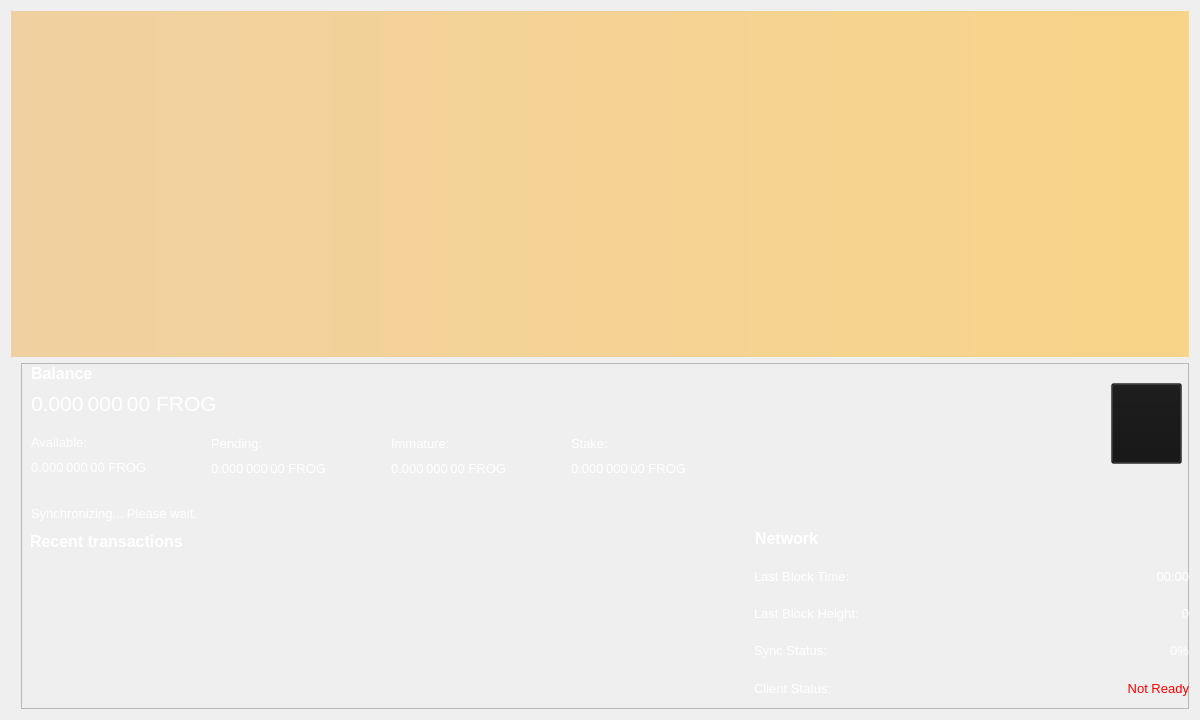
<?xml version="1.0" encoding="UTF-8"?>
<ui version="4.0">
 <class>OverviewPage</class>
 <widget class="QWidget" name="OverviewPage">
  <property name="geometry">
   <rect>
    <x>0</x>
    <y>0</y>
    <width>1200</width>
    <height>720</height>
   </rect>
  </property>
  <property name="minimumSize">
   <size>
    <width>1200</width>
    <height>700</height>
   </size>
  </property>
  <property name="font">
   <font>
    <weight>50</weight>
    <bold>false</bold>
   </font>
  </property>
  <property name="windowTitle">
   <string>Form</string>
  </property>
  <property name="styleSheet">
   <string notr="true">color: rgb(255, 255, 255);</string>
  </property>
  <layout class="QVBoxLayout" name="topLayout">
   <item>
    <widget class="QLabel" name="labelAlerts">
     <property name="visible">
      <bool>false</bool>
     </property>
     <property name="styleSheet">
      <string notr="true">background-color: qlineargradient(x1: 0, y1: 0, x2: 1, y2: 0, stop:0 #F0D0A0, stop:1 #F8D488); color:#000000;</string>
     </property>
     <property name="wordWrap">
      <bool>true</bool>
     </property>
     <property name="margin">
      <number>3</number>
     </property>
    </widget>
   </item>
   <item>
    <layout class="QHBoxLayout" name="horizontalLayout" stretch="1">
     <item>
      <layout class="QVBoxLayout" name="verticalLayout_2">
       <item>
        <widget class="QFrame" name="frame">
         <property name="maximumSize">
          <size>
           <width>16777215</width>
           <height>16777215</height>
          </size>
         </property>
         <property name="styleSheet">
          <string notr="true">margin-left: 10px;
</string>
         </property>
         <property name="frameShape">
          <enum>QFrame::StyledPanel</enum>
         </property>
         <property name="frameShadow">
          <enum>QFrame::Raised</enum>
         </property>
         <widget class="QLabel" name="labelTransactionsStatus">
          <property name="geometry">
           <rect>
            <x>10</x>
            <y>140</y>
            <width>300</width>
            <height>20</height>
           </rect>
          </property>
          <property name="minimumSize">
           <size>
            <width>300</width>
            <height>0</height>
           </size>
          </property>
          <property name="font">
           <font>
            <pointsize>10</pointsize>
           </font>
          </property>
          <property name="cursor">
           <cursorShape>WhatsThisCursor</cursorShape>
          </property>
          <property name="toolTip">
           <string>The displayed information may be out of date. Your wallet automatically synchronizes with the FrogCoin network after a connection is established, but this process has not completed yet.</string>
          </property>
          <property name="styleSheet">
           <string notr="true"/>
          </property>
          <property name="text">
           <string notr="true">Synchronizing... Please wait.</string>
          </property>
          <property name="alignment">
           <set>Qt::AlignLeading|Qt::AlignLeft|Qt::AlignVCenter</set>
          </property>
          <property name="indent">
           <number>0</number>
          </property>
         </widget>
         <widget class="QWidget" name="verticalLayoutWidget">
          <property name="geometry">
           <rect>
            <x>10</x>
            <y>0</y>
            <width>721</width>
            <height>88</height>
           </rect>
          </property>
          <layout class="QVBoxLayout" name="verticalLayout">
           <item>
            <layout class="QHBoxLayout" name="horizontalLayout_4">
             <item>
              <widget class="QLabel" name="label_5">
               <property name="font">
                <font>
                 <pointsize>12</pointsize>
                 <weight>75</weight>
                 <bold>true</bold>
                </font>
               </property>
               <property name="text">
                <string>Balance</string>
               </property>
               <property name="indent">
                <number>0</number>
               </property>
              </widget>
             </item>
             <item>
              <spacer name="horizontalSpacer_3">
               <property name="orientation">
                <enum>Qt::Horizontal</enum>
               </property>
               <property name="sizeHint" stdset="0">
                <size>
                 <width>40</width>
                 <height>20</height>
                </size>
               </property>
              </spacer>
             </item>
            </layout>
           </item>
           <item>
            <layout class="QHBoxLayout" name="horizontalLayout_2">
             <property name="spacing">
              <number>0</number>
             </property>
             <item>
              <widget class="QLabel" name="labelTotal">
               <property name="minimumSize">
                <size>
                 <width>400</width>
                 <height>30</height>
                </size>
               </property>
               <property name="maximumSize">
                <size>
                 <width>16777215</width>
                 <height>16777215</height>
                </size>
               </property>
               <property name="font">
                <font>
                 <pointsize>16</pointsize>
                 <weight>50</weight>
                 <bold>false</bold>
                </font>
               </property>
               <property name="cursor">
                <cursorShape>IBeamCursor</cursorShape>
               </property>
               <property name="toolTip">
                <string>Your current total balance</string>
               </property>
               <property name="styleSheet">
                <string notr="true">color: rgb(255, 255, 255);</string>
               </property>
               <property name="text">
                <string notr="true">0.000 000 00 FROG</string>
               </property>
               <property name="textFormat">
                <enum>Qt::AutoText</enum>
               </property>
               <property name="alignment">
                <set>Qt::AlignLeading|Qt::AlignLeft|Qt::AlignVCenter</set>
               </property>
               <property name="wordWrap">
                <bool>false</bool>
               </property>
               <property name="margin">
                <number>0</number>
               </property>
               <property name="indent">
                <number>0</number>
               </property>
               <property name="textInteractionFlags">
                <set>Qt::LinksAccessibleByMouse|Qt::TextSelectableByKeyboard|Qt::TextSelectableByMouse</set>
               </property>
              </widget>
             </item>
             <item>
              <spacer name="horizontalSpacer">
               <property name="orientation">
                <enum>Qt::Horizontal</enum>
               </property>
               <property name="sizeHint" stdset="0">
                <size>
                 <width>40</width>
                 <height>20</height>
                </size>
               </property>
              </spacer>
             </item>
            </layout>
           </item>
           <item>
            <spacer name="verticalSpacer">
             <property name="orientation">
              <enum>Qt::Vertical</enum>
             </property>
             <property name="sizeHint" stdset="0">
              <size>
               <width>20</width>
               <height>40</height>
              </size>
             </property>
            </spacer>
           </item>
          </layout>
         </widget>
         <widget class="QWidget" name="verticalLayoutWidget_2">
          <property name="geometry">
           <rect>
            <x>10</x>
            <y>69</y>
            <width>181</width>
            <height>71</height>
           </rect>
          </property>
          <layout class="QVBoxLayout" name="verticalLayout_3">
           <item>
            <layout class="QHBoxLayout" name="horizontalLayout_3">
             <item>
              <widget class="QLabel" name="labelBalanceText">
               <property name="font">
                <font>
                 <pointsize>10</pointsize>
                </font>
               </property>
               <property name="text">
                <string>Available:</string>
               </property>
               <property name="indent">
                <number>0</number>
               </property>
              </widget>
             </item>
             <item>
              <spacer name="horizontalSpacer_2">
               <property name="orientation">
                <enum>Qt::Horizontal</enum>
               </property>
               <property name="sizeHint" stdset="0">
                <size>
                 <width>40</width>
                 <height>20</height>
                </size>
               </property>
              </spacer>
             </item>
            </layout>
           </item>
           <item>
            <layout class="QHBoxLayout" name="horizontalLayout_5">
             <item>
              <widget class="QLabel" name="labelBalance">
               <property name="font">
                <font>
                 <pointsize>10</pointsize>
                 <weight>50</weight>
                 <bold>false</bold>
                </font>
               </property>
               <property name="cursor">
                <cursorShape>IBeamCursor</cursorShape>
               </property>
               <property name="toolTip">
                <string>Your current spendable balance</string>
               </property>
               <property name="text">
                <string notr="true">0.000 000 00 FROG</string>
               </property>
               <property name="alignment">
                <set>Qt::AlignRight|Qt::AlignTrailing|Qt::AlignVCenter</set>
               </property>
               <property name="indent">
                <number>0</number>
               </property>
               <property name="textInteractionFlags">
                <set>Qt::LinksAccessibleByMouse|Qt::TextSelectableByKeyboard|Qt::TextSelectableByMouse</set>
               </property>
              </widget>
             </item>
             <item>
              <spacer name="horizontalSpacer_4">
               <property name="orientation">
                <enum>Qt::Horizontal</enum>
               </property>
               <property name="sizeHint" stdset="0">
                <size>
                 <width>40</width>
                 <height>20</height>
                </size>
               </property>
              </spacer>
             </item>
            </layout>
           </item>
           <item>
            <spacer name="verticalSpacer_2">
             <property name="orientation">
              <enum>Qt::Vertical</enum>
             </property>
             <property name="sizeHint" stdset="0">
              <size>
               <width>20</width>
               <height>40</height>
              </size>
             </property>
            </spacer>
           </item>
          </layout>
         </widget>
         <widget class="QWidget" name="verticalLayoutWidget_3">
          <property name="geometry">
           <rect>
            <x>190</x>
            <y>70</y>
            <width>181</width>
            <height>71</height>
           </rect>
          </property>
          <layout class="QVBoxLayout" name="verticalLayout_4">
           <item>
            <layout class="QHBoxLayout" name="horizontalLayout_6">
             <item>
              <widget class="QLabel" name="labelPendingText">
               <property name="font">
                <font>
                 <pointsize>10</pointsize>
                </font>
               </property>
               <property name="text">
                <string>Pending:</string>
               </property>
               <property name="indent">
                <number>0</number>
               </property>
              </widget>
             </item>
             <item>
              <spacer name="horizontalSpacer_6">
               <property name="orientation">
                <enum>Qt::Horizontal</enum>
               </property>
               <property name="sizeHint" stdset="0">
                <size>
                 <width>40</width>
                 <height>20</height>
                </size>
               </property>
              </spacer>
             </item>
            </layout>
           </item>
           <item>
            <layout class="QHBoxLayout" name="horizontalLayout_7">
             <item>
              <widget class="QLabel" name="labelUnconfirmed">
               <property name="font">
                <font>
                 <pointsize>10</pointsize>
                 <weight>50</weight>
                 <bold>false</bold>
                </font>
               </property>
               <property name="cursor">
                <cursorShape>IBeamCursor</cursorShape>
               </property>
               <property name="toolTip">
                <string>Total of transactions that have yet to be confirmed, and do not yet count toward the spendable balance</string>
               </property>
               <property name="text">
                <string notr="true">0.000 000 00 FROG</string>
               </property>
               <property name="alignment">
                <set>Qt::AlignRight|Qt::AlignTrailing|Qt::AlignVCenter</set>
               </property>
               <property name="indent">
                <number>0</number>
               </property>
               <property name="textInteractionFlags">
                <set>Qt::LinksAccessibleByMouse|Qt::TextSelectableByKeyboard|Qt::TextSelectableByMouse</set>
               </property>
              </widget>
             </item>
             <item>
              <spacer name="horizontalSpacer_5">
               <property name="orientation">
                <enum>Qt::Horizontal</enum>
               </property>
               <property name="sizeHint" stdset="0">
                <size>
                 <width>40</width>
                 <height>20</height>
                </size>
               </property>
              </spacer>
             </item>
            </layout>
           </item>
           <item>
            <spacer name="verticalSpacer_3">
             <property name="orientation">
              <enum>Qt::Vertical</enum>
             </property>
             <property name="sizeHint" stdset="0">
              <size>
               <width>20</width>
               <height>40</height>
              </size>
             </property>
            </spacer>
           </item>
          </layout>
         </widget>
         <widget class="QWidget" name="verticalLayoutWidget_4">
          <property name="geometry">
           <rect>
            <x>370</x>
            <y>70</y>
            <width>181</width>
            <height>71</height>
           </rect>
          </property>
          <layout class="QVBoxLayout" name="verticalLayout_5">
           <item>
            <layout class="QHBoxLayout" name="horizontalLayout_8">
             <item>
              <widget class="QLabel" name="labelImmatureText">
               <property name="font">
                <font>
                 <pointsize>10</pointsize>
                </font>
               </property>
               <property name="text">
                <string>Immature:</string>
               </property>
               <property name="indent">
                <number>0</number>
               </property>
              </widget>
             </item>
             <item>
              <spacer name="horizontalSpacer_7">
               <property name="orientation">
                <enum>Qt::Horizontal</enum>
               </property>
               <property name="sizeHint" stdset="0">
                <size>
                 <width>40</width>
                 <height>20</height>
                </size>
               </property>
              </spacer>
             </item>
            </layout>
           </item>
           <item>
            <layout class="QHBoxLayout" name="horizontalLayout_9">
             <item>
              <widget class="QLabel" name="labelImmature">
               <property name="font">
                <font>
                 <pointsize>10</pointsize>
                 <weight>50</weight>
                 <bold>false</bold>
                </font>
               </property>
               <property name="cursor">
                <cursorShape>IBeamCursor</cursorShape>
               </property>
               <property name="toolTip">
                <string>Mined balance that has not yet matured</string>
               </property>
               <property name="text">
                <string notr="true">0.000 000 00 FROG</string>
               </property>
               <property name="alignment">
                <set>Qt::AlignRight|Qt::AlignTrailing|Qt::AlignVCenter</set>
               </property>
               <property name="indent">
                <number>0</number>
               </property>
               <property name="textInteractionFlags">
                <set>Qt::LinksAccessibleByMouse|Qt::TextSelectableByKeyboard|Qt::TextSelectableByMouse</set>
               </property>
              </widget>
             </item>
             <item>
              <spacer name="horizontalSpacer_8">
               <property name="orientation">
                <enum>Qt::Horizontal</enum>
               </property>
               <property name="sizeHint" stdset="0">
                <size>
                 <width>40</width>
                 <height>20</height>
                </size>
               </property>
              </spacer>
             </item>
            </layout>
           </item>
           <item>
            <spacer name="verticalSpacer_4">
             <property name="orientation">
              <enum>Qt::Vertical</enum>
             </property>
             <property name="sizeHint" stdset="0">
              <size>
               <width>20</width>
               <height>40</height>
              </size>
             </property>
            </spacer>
           </item>
          </layout>
         </widget>
         <widget class="QWidget" name="verticalLayoutWidget_5">
          <property name="geometry">
           <rect>
            <x>550</x>
            <y>70</y>
            <width>181</width>
            <height>71</height>
           </rect>
          </property>
          <layout class="QVBoxLayout" name="verticalLayout_6">
           <item>
            <layout class="QHBoxLayout" name="horizontalLayout_11">
             <item>
              <widget class="QLabel" name="label_10">
               <property name="font">
                <font>
                 <pointsize>10</pointsize>
                </font>
               </property>
               <property name="text">
                <string>Stake:</string>
               </property>
               <property name="indent">
                <number>0</number>
               </property>
              </widget>
             </item>
             <item>
              <spacer name="horizontalSpacer_9">
               <property name="orientation">
                <enum>Qt::Horizontal</enum>
               </property>
               <property name="sizeHint" stdset="0">
                <size>
                 <width>40</width>
                 <height>20</height>
                </size>
               </property>
              </spacer>
             </item>
            </layout>
           </item>
           <item>
            <layout class="QHBoxLayout" name="horizontalLayout_10">
             <item>
              <widget class="QLabel" name="labelStake">
               <property name="font">
                <font>
                 <pointsize>10</pointsize>
                 <weight>50</weight>
                 <bold>false</bold>
                </font>
               </property>
               <property name="cursor">
                <cursorShape>IBeamCursor</cursorShape>
               </property>
               <property name="toolTip">
                <string>Total of coins that was staked, and do not yet count toward the current balance</string>
               </property>
               <property name="text">
                <string notr="true">0.000 000 00 FROG</string>
               </property>
               <property name="alignment">
                <set>Qt::AlignRight|Qt::AlignTrailing|Qt::AlignVCenter</set>
               </property>
               <property name="indent">
                <number>0</number>
               </property>
               <property name="textInteractionFlags">
                <set>Qt::LinksAccessibleByMouse|Qt::TextSelectableByKeyboard|Qt::TextSelectableByMouse</set>
               </property>
              </widget>
             </item>
             <item>
              <spacer name="horizontalSpacer_10">
               <property name="orientation">
                <enum>Qt::Horizontal</enum>
               </property>
               <property name="sizeHint" stdset="0">
                <size>
                 <width>40</width>
                 <height>20</height>
                </size>
               </property>
              </spacer>
             </item>
            </layout>
           </item>
           <item>
            <spacer name="verticalSpacer_5">
             <property name="orientation">
              <enum>Qt::Vertical</enum>
             </property>
             <property name="sizeHint" stdset="0">
              <size>
               <width>20</width>
               <height>40</height>
              </size>
             </property>
            </spacer>
           </item>
          </layout>
         </widget>
         <widget class="QPushButton" name="viewQR">
          <property name="geometry">
           <rect>
            <x>1090</x>
            <y>20</y>
            <width>81</width>
            <height>81</height>
           </rect>
          </property>
          <property name="font">
           <font>
            <pointsize>10</pointsize>
           </font>
          </property>
          <property name="styleSheet">
           <string notr="true">background-color: rgb(20, 20, 20, 0.35);</string>
          </property>
          <property name="text">
           <string/>
          </property>
          <property name="icon">
           <iconset resource="../bitcoin.qrc">
            <normaloff>:/icons/qriconov</normaloff>:/icons/qriconov</iconset>
          </property>
          <property name="iconSize">
           <size>
            <width>64</width>
            <height>75</height>
           </size>
          </property>
         </widget>
         <widget class="QWidget" name="widget_wallview" native="true">
          <property name="geometry">
           <rect>
            <x>730</x>
            <y>160</y>
            <width>451</width>
            <height>405</height>
           </rect>
          </property>
          <layout class="QVBoxLayout" name="verticalLayout_7">
           <item>
            <layout class="QVBoxLayout" name="verticalLayout_8">
             <item>
              <layout class="QHBoxLayout" name="horizontalLayout_13">
               <item>
                <widget class="QLabel" name="label_11">
                 <property name="font">
                  <font>
                   <pointsize>12</pointsize>
                   <weight>75</weight>
                   <bold>true</bold>
                  </font>
                 </property>
                 <property name="text">
                  <string>Network</string>
                 </property>
                </widget>
               </item>
               <item>
                <spacer name="horizontalSpacer_12">
                 <property name="orientation">
                  <enum>Qt::Horizontal</enum>
                 </property>
                 <property name="sizeHint" stdset="0">
                  <size>
                   <width>40</width>
                   <height>20</height>
                  </size>
                 </property>
                </spacer>
               </item>
              </layout>
             </item>
             <item>
              <layout class="QHBoxLayout" name="horizontalLayout_20">
               <item>
                <widget class="QLabel" name="label_13">
                 <property name="maximumSize">
                  <size>
                   <width>167</width>
                   <height>16777215</height>
                  </size>
                 </property>
                 <property name="font">
                  <font>
                   <pointsize>10</pointsize>
                  </font>
                 </property>
                 <property name="text">
                  <string>Last Block Time:</string>
                 </property>
                </widget>
               </item>
               <item>
                <widget class="QLabel" name="lbTime">
                 <property name="font">
                  <font>
                   <pointsize>10</pointsize>
                  </font>
                 </property>
                 <property name="text">
                  <string>00:00</string>
                 </property>
                 <property name="alignment">
                  <set>Qt::AlignRight|Qt::AlignTrailing|Qt::AlignVCenter</set>
                 </property>
                </widget>
               </item>
              </layout>
             </item>
             <item>
              <layout class="QHBoxLayout" name="horizontalLayout_21">
               <item>
                <widget class="QLabel" name="label_15">
                 <property name="maximumSize">
                  <size>
                   <width>167</width>
                   <height>16777215</height>
                  </size>
                 </property>
                 <property name="font">
                  <font>
                   <pointsize>10</pointsize>
                  </font>
                 </property>
                 <property name="text">
                  <string>Last Block Height:</string>
                 </property>
                </widget>
               </item>
               <item>
                <widget class="QLabel" name="lbHeight">
                 <property name="font">
                  <font>
                   <pointsize>10</pointsize>
                  </font>
                 </property>
                 <property name="text">
                  <string>0</string>
                 </property>
                 <property name="alignment">
                  <set>Qt::AlignRight|Qt::AlignTrailing|Qt::AlignVCenter</set>
                 </property>
                </widget>
               </item>
              </layout>
             </item>
             <item>
              <layout class="QHBoxLayout" name="horizontalLayout_22">
               <item>
                <widget class="QLabel" name="label_16">
                 <property name="maximumSize">
                  <size>
                   <width>167</width>
                   <height>16777215</height>
                  </size>
                 </property>
                 <property name="font">
                  <font>
                   <pointsize>10</pointsize>
                  </font>
                 </property>
                 <property name="text">
                  <string>Sync Status:</string>
                 </property>
                </widget>
               </item>
               <item>
                <widget class="QLabel" name="sncStatus">
                 <property name="font">
                  <font>
                   <pointsize>10</pointsize>
                  </font>
                 </property>
                 <property name="text">
                  <string>0%</string>
                 </property>
                 <property name="alignment">
                  <set>Qt::AlignRight|Qt::AlignTrailing|Qt::AlignVCenter</set>
                 </property>
                </widget>
               </item>
              </layout>
             </item>
             <item>
              <layout class="QHBoxLayout" name="horizontalLayout_24">
               <item>
                <widget class="QLabel" name="label_18">
                 <property name="maximumSize">
                  <size>
                   <width>167</width>
                   <height>16777215</height>
                  </size>
                 </property>
                 <property name="font">
                  <font>
                   <pointsize>10</pointsize>
                  </font>
                 </property>
                 <property name="text">
                  <string>Client Status:</string>
                 </property>
                </widget>
               </item>
               <item>
                <widget class="QLabel" name="clStat">
                 <property name="font">
                  <font>
                   <pointsize>10</pointsize>
                  </font>
                 </property>
                 <property name="styleSheet">
                  <string notr="true">QLabel { color: red; }</string>
                 </property>
                 <property name="text">
                  <string>Not Ready</string>
                 </property>
                 <property name="alignment">
                  <set>Qt::AlignRight|Qt::AlignTrailing|Qt::AlignVCenter</set>
                 </property>
                </widget>
               </item>
              </layout>
             </item>
             <item>
              <layout class="QHBoxLayout" name="horizontalLayout_25">
               <item>
                <widget class="QLabel" name="label_19">
                 <property name="maximumSize">
                  <size>
                   <width>167</width>
                   <height>16777215</height>
                  </size>
                 </property>
                 <property name="font">
                  <font>
                   <pointsize>10</pointsize>
                  </font>
                 </property>
                 <property name="text">
                  <string>Coins are:</string>
                 </property>
                </widget>
               </item>
               <item>
                <widget class="QLabel" name="stkstat">
                 <property name="font">
                  <font>
                   <pointsize>10</pointsize>
                  </font>
                 </property>
                 <property name="text">
                  <string>Not Staking</string>
                 </property>
                 <property name="alignment">
                  <set>Qt::AlignRight|Qt::AlignTrailing|Qt::AlignVCenter</set>
                 </property>
                </widget>
               </item>
              </layout>
             </item>
             <item>
              <layout class="QHBoxLayout" name="horizontalLayout_17">
               <item>
                <widget class="QLabel" name="label_23">
                 <property name="maximumSize">
                  <size>
                   <width>167</width>
                   <height>16777215</height>
                  </size>
                 </property>
                 <property name="font">
                  <font>
                   <pointsize>10</pointsize>
                  </font>
                 </property>
                 <property name="text">
                  <string>Staking is:</string>
                 </property>
                </widget>
               </item>
               <item>
                <widget class="QLabel" name="stken">
                 <property name="font">
                  <font>
                   <pointsize>10</pointsize>
                  </font>
                 </property>
                 <property name="text">
                  <string>Disabled</string>
                 </property>
                 <property name="alignment">
                  <set>Qt::AlignRight|Qt::AlignTrailing|Qt::AlignVCenter</set>
                 </property>
                </widget>
               </item>
              </layout>
             </item>
             <item>
              <layout class="QHBoxLayout" name="horizontalLayout_23">
               <item>
                <widget class="QLabel" name="label_17">
                 <property name="maximumSize">
                  <size>
                   <width>167</width>
                   <height>16777215</height>
                  </size>
                 </property>
                 <property name="font">
                  <font>
                   <pointsize>10</pointsize>
                  </font>
                 </property>
                 <property name="text">
                  <string>Connections:</string>
                 </property>
                </widget>
               </item>
               <item>
                <widget class="QLabel" name="lbcon">
                 <property name="font">
                  <font>
                   <pointsize>10</pointsize>
                  </font>
                 </property>
                 <property name="text">
                  <string>0</string>
                 </property>
                 <property name="alignment">
                  <set>Qt::AlignRight|Qt::AlignTrailing|Qt::AlignVCenter</set>
                 </property>
                </widget>
               </item>
              </layout>
             </item>
             <item>
              <layout class="QHBoxLayout" name="horizontalLayout_26">
               <item>
                <widget class="QLabel" name="label_20">
                 <property name="minimumSize">
                  <size>
                   <width>110</width>
                   <height>0</height>
                  </size>
                 </property>
                 <property name="maximumSize">
                  <size>
                   <width>167</width>
                   <height>16777215</height>
                  </size>
                 </property>
                 <property name="font">
                  <font>
                   <pointsize>10</pointsize>
                  </font>
                 </property>
                 <property name="text">
                  <string>PoS Weight (Local):</string>
                 </property>
                </widget>
               </item>
               <item>
                <widget class="QLabel" name="urweight_2">
                 <property name="font">
                  <font>
                   <pointsize>10</pointsize>
                  </font>
                 </property>
                 <property name="text">
                  <string>0%</string>
                 </property>
                 <property name="alignment">
                  <set>Qt::AlignRight|Qt::AlignTrailing|Qt::AlignVCenter</set>
                 </property>
                </widget>
               </item>
              </layout>
             </item>
             <item>
              <layout class="QHBoxLayout" name="horizontalLayout_27">
               <item>
                <widget class="QLabel" name="label_21">
                 <property name="maximumSize">
                  <size>
                   <width>167</width>
                   <height>16777215</height>
                  </size>
                 </property>
                 <property name="font">
                  <font>
                   <pointsize>10</pointsize>
                  </font>
                 </property>
                 <property name="text">
                  <string>PoS Weight (Net):</string>
                 </property>
                </widget>
               </item>
               <item>
                <widget class="QLabel" name="netweight_2">
                 <property name="font">
                  <font>
                   <pointsize>10</pointsize>
                  </font>
                 </property>
                 <property name="text">
                  <string>0%</string>
                 </property>
                 <property name="alignment">
                  <set>Qt::AlignRight|Qt::AlignTrailing|Qt::AlignVCenter</set>
                 </property>
                </widget>
               </item>
              </layout>
             </item>
             <item>
              <layout class="QHBoxLayout" name="horizontalLayout_14">
               <item>
                <widget class="QLabel" name="label_24">
                 <property name="maximumSize">
                  <size>
                   <width>167</width>
                   <height>16777215</height>
                  </size>
                 </property>
                 <property name="font">
                  <font>
                   <pointsize>10</pointsize>
                  </font>
                 </property>
                 <property name="text">
                  <string>Est. Next Stake:</string>
                 </property>
                </widget>
               </item>
               <item>
                <widget class="QLabel" name="estnxt">
                 <property name="font">
                  <font>
                   <pointsize>10</pointsize>
                  </font>
                 </property>
                 <property name="text">
                  <string>Unkown</string>
                 </property>
                 <property name="alignment">
                  <set>Qt::AlignRight|Qt::AlignTrailing|Qt::AlignVCenter</set>
                 </property>
                </widget>
               </item>
              </layout>
             </item>
             <item>
              <layout class="QVBoxLayout" name="verticalLayout_9"/>
             </item>
            </layout>
           </item>
          </layout>
         </widget>
         <widget class="QWidget" name="layoutWidget00">
          <property name="geometry">
           <rect>
            <x>0</x>
            <y>160</y>
            <width>731</width>
            <height>461</height>
           </rect>
          </property>
          <layout class="QVBoxLayout" name="verticalLayout_11">
           <item>
            <widget class="QWidget" name="widget_2" native="true">
             <layout class="QVBoxLayout" name="verticalLayout_12">
              <item>
               <layout class="QHBoxLayout" name="horizontalLayout_15">
                <item>
                 <widget class="QLabel" name="label_6">
                  <property name="font">
                   <font>
                    <pointsize>12</pointsize>
                    <weight>75</weight>
                    <bold>true</bold>
                   </font>
                  </property>
                  <property name="text">
                   <string>&lt;b&gt;Recent transactions&lt;/b&gt;</string>
                  </property>
                  <property name="indent">
                   <number>0</number>
                  </property>
                 </widget>
                </item>
                <item>
                 <spacer name="horizontalSpacer_13">
                  <property name="orientation">
                   <enum>Qt::Horizontal</enum>
                  </property>
                  <property name="sizeHint" stdset="0">
                   <size>
                    <width>40</width>
                    <height>20</height>
                   </size>
                  </property>
                 </spacer>
                </item>
               </layout>
              </item>
              <item>
               <widget class="QListView" name="listTransactions_2">
                <property name="font">
                 <font>
                  <pointsize>10</pointsize>
                 </font>
                </property>
                <property name="styleSheet">
                 <string notr="true">QListView { background: transparent; }</string>
                </property>
                <property name="frameShape">
                 <enum>QFrame::NoFrame</enum>
                </property>
                <property name="verticalScrollBarPolicy">
                 <enum>Qt::ScrollBarAlwaysOff</enum>
                </property>
                <property name="horizontalScrollBarPolicy">
                 <enum>Qt::ScrollBarAlwaysOff</enum>
                </property>
                <property name="selectionMode">
                 <enum>QAbstractItemView::NoSelection</enum>
                </property>
               </widget>
              </item>
             </layout>
            </widget>
           </item>
          </layout>
         </widget>
         <widget class="QWidget" name="horizontalLayoutWidget">
          <property name="geometry">
           <rect>
            <x>0</x>
            <y>620</y>
            <width>731</width>
            <height>83</height>
           </rect>
          </property>
          <layout class="QHBoxLayout" name="horizontalLayout_12">
           <item>
            <widget class="QPushButton" name="vwalltx">
             <property name="minimumSize">
              <size>
               <width>81</width>
               <height>70</height>
              </size>
             </property>
             <property name="font">
              <font>
               <pointsize>10</pointsize>
              </font>
             </property>
             <property name="styleSheet">
              <string notr="true">background-color: rgb(20, 20, 20, 0.65);</string>
             </property>
             <property name="text">
              <string/>
             </property>
             <property name="icon">
              <iconset resource="../bitcoin.qrc">
               <normaloff>:/icons/history</normaloff>:/icons/history</iconset>
             </property>
             <property name="iconSize">
              <size>
               <width>64</width>
               <height>64</height>
              </size>
             </property>
            </widget>
           </item>
           <item>
            <spacer name="horizontalSpacer_11">
             <property name="orientation">
              <enum>Qt::Horizontal</enum>
             </property>
             <property name="sizeHint" stdset="0">
              <size>
               <width>40</width>
               <height>20</height>
              </size>
             </property>
            </spacer>
           </item>
          </layout>
         </widget>
         <widget class="QWidget" name="verticalLayoutWidget_6">
          <property name="geometry">
           <rect>
            <x>1130</x>
            <y>639</y>
            <width>41</width>
            <height>51</height>
           </rect>
          </property>
          <layout class="QVBoxLayout" name="verticalLayout_10">
           <item>
            <spacer name="verticalSpacer_6">
             <property name="orientation">
              <enum>Qt::Vertical</enum>
             </property>
             <property name="sizeHint" stdset="0">
              <size>
               <width>20</width>
               <height>40</height>
              </size>
             </property>
            </spacer>
           </item>
           <item>
            <widget class="QLabel" name="syncLabel">
             <property name="minimumSize">
              <size>
               <width>38</width>
               <height>28</height>
              </size>
             </property>
             <property name="maximumSize">
              <size>
               <width>38</width>
               <height>28</height>
              </size>
             </property>
             <property name="toolTip">
              <string extracomment="Synchronizing with FrogCoin network"/>
             </property>
             <property name="toolTipDuration">
              <number>5</number>
             </property>
             <property name="text">
              <string/>
             </property>
             <property name="scaledContents">
              <bool>true</bool>
             </property>
            </widget>
           </item>
          </layout>
         </widget>
         <widget class="QWidget" name="verticalLayoutWidget_7">
          <property name="geometry">
           <rect>
            <x>1090</x>
            <y>620</y>
            <width>42</width>
            <height>71</height>
           </rect>
          </property>
          <layout class="QVBoxLayout" name="verticalLayout_13">
           <item>
            <spacer name="verticalSpacer_7">
             <property name="orientation">
              <enum>Qt::Vertical</enum>
             </property>
             <property name="sizeHint" stdset="0">
              <size>
               <width>20</width>
               <height>40</height>
              </size>
             </property>
            </spacer>
           </item>
           <item>
            <widget class="QLabel" name="lockstatusLabel">
             <property name="minimumSize">
              <size>
               <width>40</width>
               <height>30</height>
              </size>
             </property>
             <property name="maximumSize">
              <size>
               <width>40</width>
               <height>30</height>
              </size>
             </property>
             <property name="text">
              <string/>
             </property>
             <property name="pixmap">
              <pixmap resource="../bitcoin.qrc">:/icons/lock_open_toolbar</pixmap>
             </property>
             <property name="scaledContents">
              <bool>true</bool>
             </property>
            </widget>
           </item>
          </layout>
         </widget>
        </widget>
       </item>
      </layout>
     </item>
    </layout>
   </item>
  </layout>
 </widget>
 <resources>
  <include location="../bitcoin.qrc"/>
 </resources>
 <connections/>
</ui>
